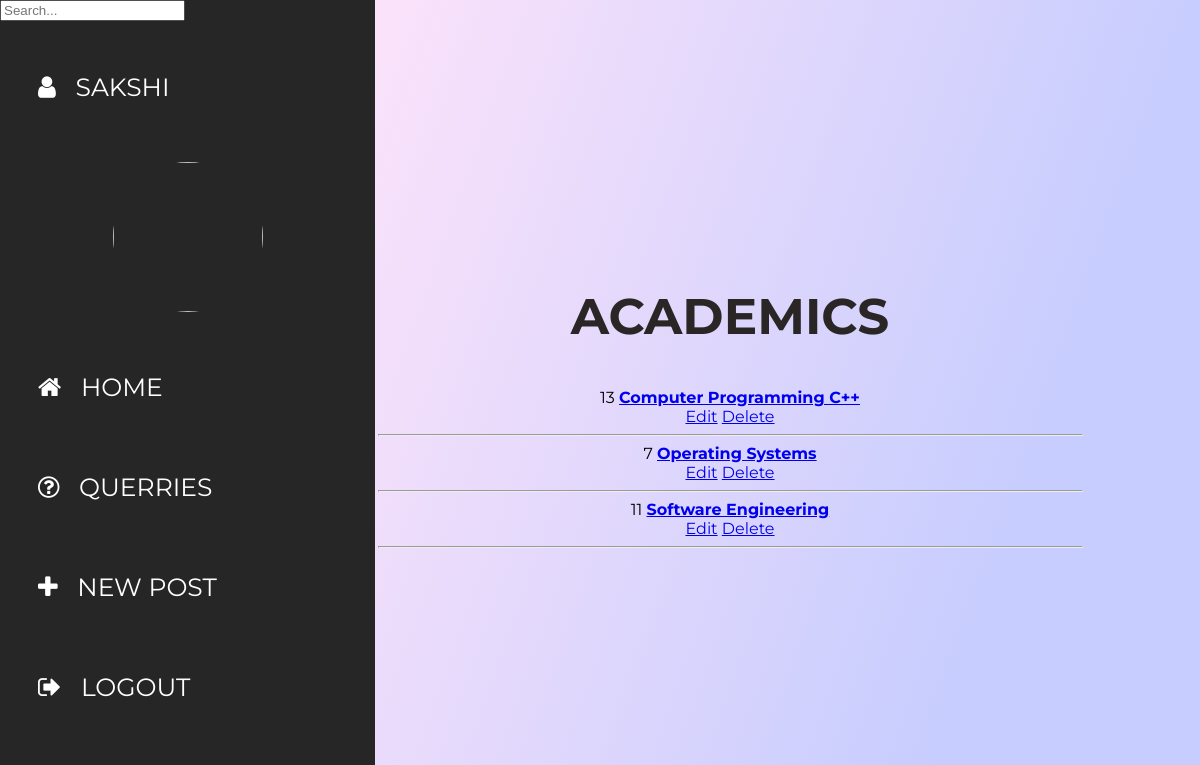
The page /academic/ (signed in) on the database as committed earlier.
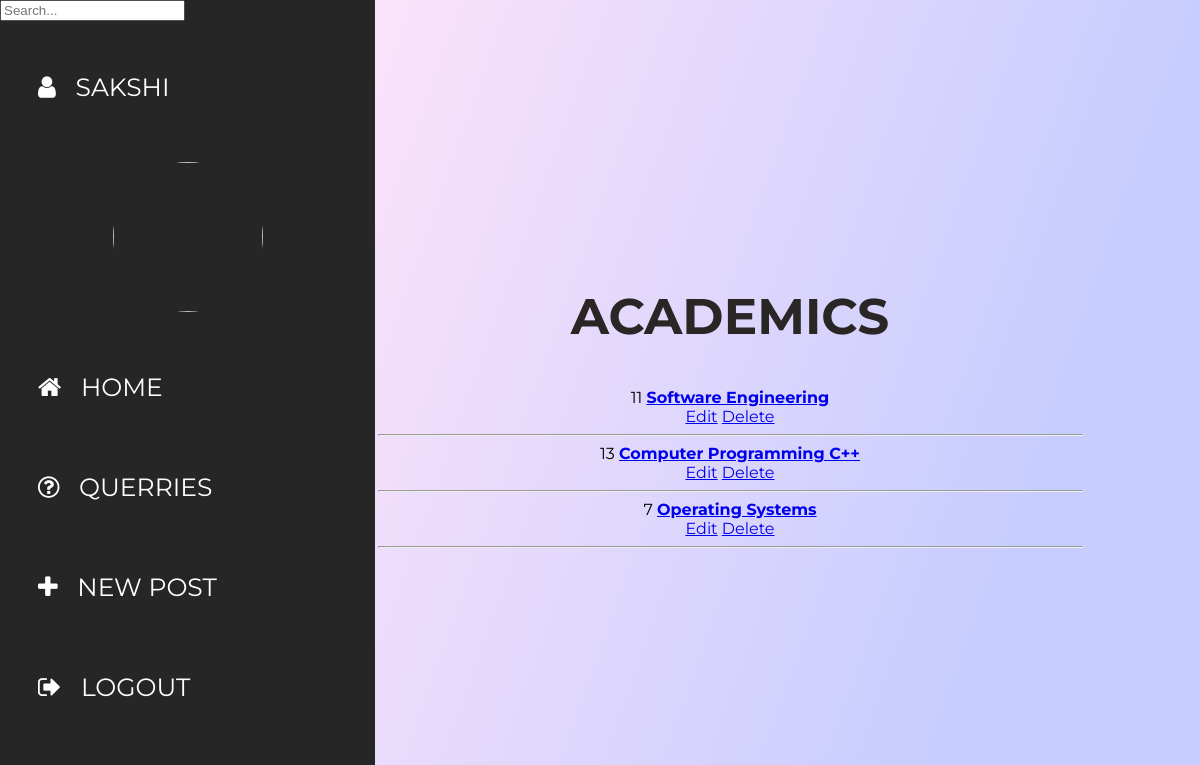
The same page on the database as committed later.
### home/models.py (models this page shows, shortened)
class Post(models.Model):
    author = models.ForeignKey(User, on_delete=models.CASCADE, null=True)
    title = models.CharField(max_length=200)
    description = models.TextField(null=True, blank=True)
    image = models.ImageField(null=True, blank=True, upload_to='images/')
    created = models.DateTimeField(auto_now_add=True)
    updated = models.DateTimeField(auto_now=True)
    class Meta:
        ordering = ['-updated', '-created']

### home/views.py (the view)
# urls.py: path('academic/', views.academic, name='academic'),
@login_required(login_url='login')
def academic(request):
    q = request.GET.get('q') if request.GET.get('q') != None else ''
    posts = Post.objects.filter((Q(title__icontains=q) | Q(description__icontains=q)), ~Q(author__email__exact='anuj.deshmukh17@gmail.com'))
    return render(request, 'home/academic.html', {'posts' : posts})

### home/templates/home/academic.html (shortened to what this page needs)
{% extends 'index.html' %}
{% block content %}
<head>
</head>
<div class="wrapper">
    <div class="section">
        <div class="box-area">
            <h2 style="color: #2b2626">Academics</h2>
            {% for post in posts %}
            {% if request.user.is_staff == False %}
            {{ post.id }} <b><a href="/post/{{ post.id }}"> {{ post.title }} </a></b><br>
            {% elif request.user == post.author %}
            {{ post.id }} <b><a href="/post/{{ post.id }}"> {{ post.title }} </a></b><br>
            {% endif %}
            {% if request.user == post.author %}
            <a href="/update-post/{{ post.id }}">Edit</a>
            <a href="/delete-post/{{ post.id }}">Delete</a> <br>
            {% endif %}
            <hr>
            {% endfor %}
        </div>
    </div>
</div>
{% endblock content %}

Rows that differ between the two databases and show on the page:
changed Post "Software Engineering": moves up the list
